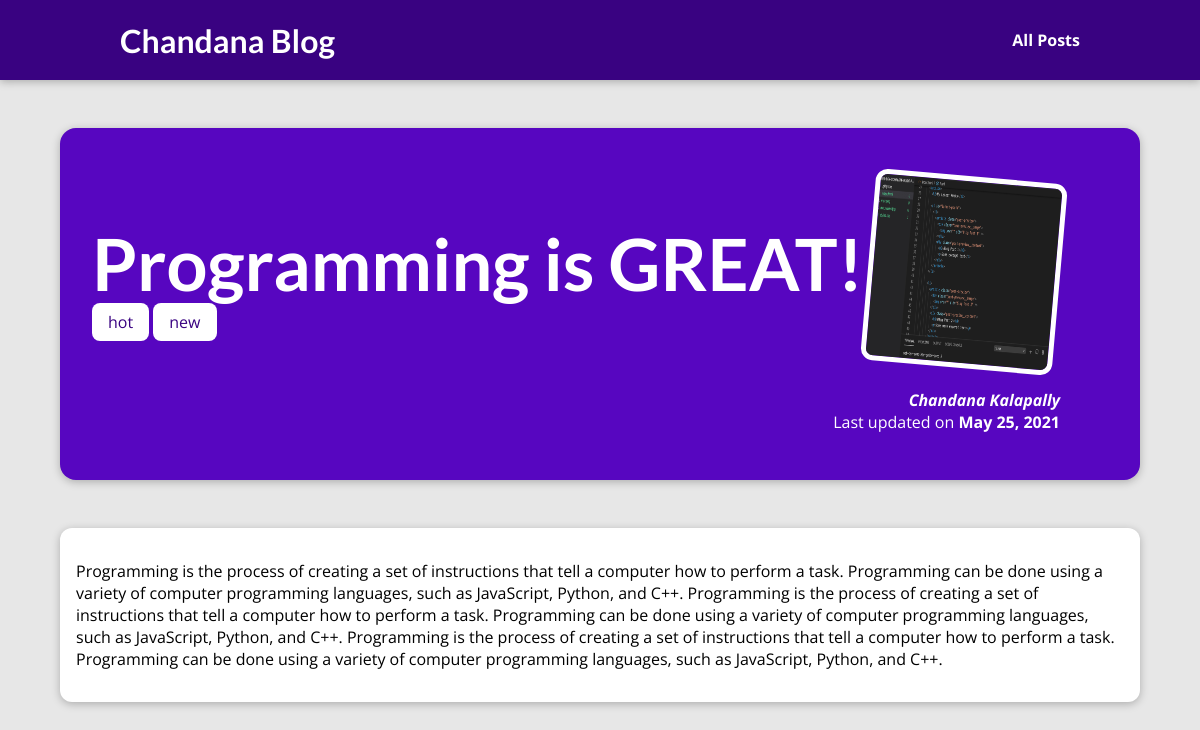
Page /posts/programming-is-fun on the committed database.
### blog/models.py (models this page shows, shortened)
class Post(models.Model):
    title = models.CharField(max_length = 150)
    execrpt = models.CharField(max_length = 200)
    image_name = models.CharField(max_length = 100)
    date = models.DateField(auto_now=True)
    slug = models.SlugField(unique=True, db_index = True)
    content = models.TextField(validators=[MinLengthValidator(10)])
    author = models.ForeignKey(Author, on_delete = models.SET_NULL, related_name = "posts", null = True)
    tags = models.ManyToManyField(Tag)

class Tag(models.Model):
    caption = models.CharField(max_length=20)
    def __str__(self):
        return f"{self.caption}"

class Author(models.Model):
    first_name = models.CharField(max_length=100)
    last_name = models.CharField(max_length=100)
    email = models.EmailField()
    def full_name(self):
        return f"{self.first_name} {self.last_name}"
    def __str__(self):
        return self.full_name()

### blog/views.py (the view)
# urls.py: path("posts/<slug:slug>", views.post_details, name= "post-detail-page")
def post_details(request, slug):
    post = Post.objects.get(slug = slug)
    tags = post.tags.all()
    return render(request, "blog/detailed-post.html",{"post": post, "tags":tags})

### blog/templates/blog/detailed-post.html (shortened to what this page needs)
{% extends 'base.html' %}
{% load static %}
{% block css_files %}
    <link rel = "stylesheet" href = {% static 'blog/detail-post.css' %}>
{% endblock  %}
{% block content %}
    <section id = "summary">
        <h2>{{ post.title }}</h2>
        <div>
            {% for tag in tags %}
                <span class="tag">{{tag}}</span>
            {% endfor %}
        </div>
        <article>
            <img src = "{% static 'blog/images/'|add:post.image_name %}">
            <address>{{ post.author }}</address>
            <div>Last updated on <time>{{ post.date }}</time></div>
        </article>
    </section>
    <main>
        <p> {{ post.content }} </p>
    </main>
{% endblock content %}

### templates/base.html (shortened to what this page needs)
{% load static %}
<!DOCTYPE html>
<html lang="en">
  <head>
    <link rel="stylesheet" href = {% static 'app.css' %}>
    {% block css_files %}{% endblock css_files %}
  </head>
  <body>
    <header id="main-navigation">
        <h1><a href = "{% url 'blog-index' %}">Chandana Blog</a></h1>
        <nav>
            <a href = "{% url 'all-posts' %}">All Posts</a>
        </nav>
    </header>
    {% block content %}{% endblock content %}
  </body>
</html>

### static/app.css (style rules this page uses)
* { box-sizing: border-box; }
html { font-family: 'Open Sans', 'Lato', sans-serif; }
body { margin: 0; }
h1, h2, h3 { font-family: 'Lato', sans-serif; font-weight: bold; }
#main-navigation { width: 100%; height: 5rem; display: flex; justify-content: space-between; align-items: center; padding: 0 10%; position: absolute; top: 0; left: 0; }
#main-navigation a { text-decoration: none; color: white; font-weight: bold; }

### blog/static/blog/detail-post.css (style rules this page uses)
body { background-color: #e7e7e7; }
#main-navigation { background-color: #390281; box-shadow: 0 2px 8px rgba(0, 0, 0, 0.25); }
#summary { margin: 8rem auto 3rem auto; padding: 2rem; width: 90%; max-width: 90rem; border-radius: 16px; background-color: #5706c0; position: relative; box-shadow: 0 2px 8px rgba(0, 0, 0, 0.25); height: 22rem; }
#summary h2 { color: white; font-size: 4.5rem; margin-bottom: 0.3rem; }
#summary article { position: absolute; top: 2rem; right: 3rem; padding: 1rem 2rem; border-radius: 12px; text-align: right; color: white; }
#summary article img { width: 12rem; height: 12rem; border-radius: 12px; transform: rotateZ(5deg); border: 5px solid white; margin-bottom: 1rem; }
#summary address { font-weight: bold; }
#summary time { font-weight: bold; }
main { width: 90%; max-width: 90rem; margin: 3rem auto; background-color: white; padding: 1rem; border-radius: 12px; box-shadow: 0 2px 8px rgba(0, 0, 0, 0.25); }
.tag { background-color: white; color:#390281; padding: 0.5rem 1rem; border-radius: 8px; }

### rows in the picture
Post: title "Programming is GREAT!", image_name (picture), author "Chandana Kalapally", date "May 25, 2021", content "Programming is the process of creating a set of instructions that tell a computer how to perform a task. Programming can be done using a variety of computer programming languages, such as JavaScript, Python, and C++. Programming is the process of creating a set of instructions that tell a computer how to perform a task. Programming can be done using a variety of computer programming languages, such as JavaScript, Python, and C++. Programming is the process of creating a set of instructions that tell a computer how to perform a task. Programming can be done using a variety of computer programming languages, such as JavaScript, Python, and C++."
Tag: caption "hot"
Tag: caption "new"
